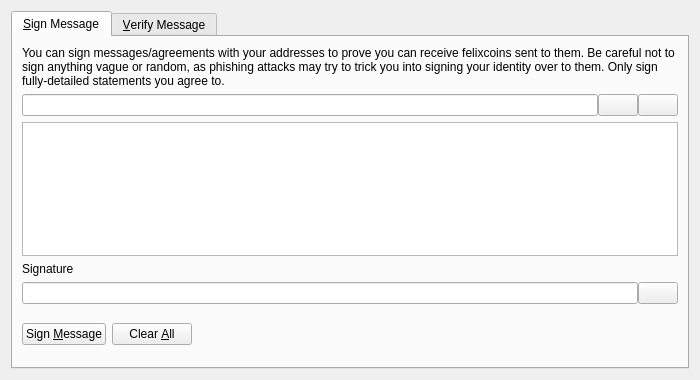
<?xml version="1.0" encoding="UTF-8"?>
<ui version="4.0">
 <class>SignVerifyMessageDialog</class>
 <widget class="QDialog" name="SignVerifyMessageDialog">
  <property name="geometry">
   <rect>
    <x>0</x>
    <y>0</y>
    <width>700</width>
    <height>380</height>
   </rect>
  </property>
  <property name="windowTitle">
   <string>Signatures - Sign / Verify a Message</string>
  </property>
  <property name="modal">
   <bool>true</bool>
  </property>
  <layout class="QVBoxLayout" name="verticalLayout">
   <item>
    <widget class="QTabWidget" name="tabWidget">
     <property name="currentIndex">
      <number>0</number>
     </property>
     <widget class="QWidget" name="tabSignMessage">
      <attribute name="title">
       <string>&amp;Sign Message</string>
      </attribute>
      <layout class="QVBoxLayout" name="verticalLayout_SM">
       <item>
        <widget class="QLabel" name="infoLabel_SM">
         <property name="text">
          <string>You can sign messages/agreements with your addresses to prove you can receive felixcoins sent to them. Be careful not to sign anything vague or random, as phishing attacks may try to trick you into signing your identity over to them. Only sign fully-detailed statements you agree to.</string>
         </property>
         <property name="textFormat">
          <enum>Qt::PlainText</enum>
         </property>
         <property name="wordWrap">
          <bool>true</bool>
         </property>
        </widget>
       </item>
       <item>
        <layout class="QHBoxLayout" name="horizontalLayout_1_SM">
         <property name="spacing">
          <number>0</number>
         </property>
         <item>
          <widget class="QValidatedLineEdit" name="addressIn_SM">
           <property name="toolTip">
            <string>The Felixcoin address to sign the message with</string>
           </property>
          </widget>
         </item>
         <item>
          <widget class="QPushButton" name="addressBookButton_SM">
           <property name="toolTip">
            <string>Choose previously used address</string>
           </property>
           <property name="text">
            <string/>
           </property>
           <property name="icon">
            <iconset resource="../bitcoin.qrc">
             <normaloff>:/icons/address-book</normaloff>:/icons/address-book</iconset>
           </property>
           <property name="shortcut">
            <string>Alt+A</string>
           </property>
           <property name="autoDefault">
            <bool>false</bool>
           </property>
          </widget>
         </item>
         <item>
          <widget class="QPushButton" name="pasteButton_SM">
           <property name="toolTip">
            <string>Paste address from clipboard</string>
           </property>
           <property name="text">
            <string/>
           </property>
           <property name="icon">
            <iconset resource="../bitcoin.qrc">
             <normaloff>:/icons/editpaste</normaloff>:/icons/editpaste</iconset>
           </property>
           <property name="shortcut">
            <string>Alt+P</string>
           </property>
           <property name="autoDefault">
            <bool>false</bool>
           </property>
          </widget>
         </item>
        </layout>
       </item>
       <item>
        <widget class="QPlainTextEdit" name="messageIn_SM">
         <property name="toolTip">
          <string>Enter the message you want to sign here</string>
         </property>
        </widget>
       </item>
       <item>
        <widget class="QLabel" name="signatureLabel_SM">
         <property name="text">
          <string>Signature</string>
         </property>
         <property name="textFormat">
          <enum>Qt::PlainText</enum>
         </property>
        </widget>
       </item>
       <item>
        <layout class="QHBoxLayout" name="horizontalLayout_2_SM">
         <property name="spacing">
          <number>0</number>
         </property>
         <item>
          <widget class="QLineEdit" name="signatureOut_SM">
           <property name="font">
            <font>
             <italic>true</italic>
            </font>
           </property>
           <property name="readOnly">
            <bool>true</bool>
           </property>
          </widget>
         </item>
         <item>
          <widget class="QPushButton" name="copySignatureButton_SM">
           <property name="toolTip">
            <string>Copy the current signature to the system clipboard</string>
           </property>
           <property name="text">
            <string/>
           </property>
           <property name="icon">
            <iconset resource="../bitcoin.qrc">
             <normaloff>:/icons/editcopy</normaloff>:/icons/editcopy</iconset>
           </property>
           <property name="autoDefault">
            <bool>false</bool>
           </property>
          </widget>
         </item>
        </layout>
       </item>
       <item>
        <layout class="QHBoxLayout" name="horizontalLayout_3_SM">
         <item>
          <widget class="QPushButton" name="signMessageButton_SM">
           <property name="toolTip">
            <string>Sign the message to prove you own this Felixcoin address</string>
           </property>
           <property name="text">
            <string>Sign &amp;Message</string>
           </property>
           <property name="icon">
            <iconset resource="../bitcoin.qrc">
             <normaloff>:/icons/edit</normaloff>:/icons/edit</iconset>
           </property>
           <property name="autoDefault">
            <bool>false</bool>
           </property>
          </widget>
         </item>
         <item>
          <widget class="QPushButton" name="clearButton_SM">
           <property name="toolTip">
            <string>Reset all sign message fields</string>
           </property>
           <property name="text">
            <string>Clear &amp;All</string>
           </property>
           <property name="icon">
            <iconset resource="../bitcoin.qrc">
             <normaloff>:/icons/remove</normaloff>:/icons/remove</iconset>
           </property>
           <property name="autoDefault">
            <bool>false</bool>
           </property>
          </widget>
         </item>
         <item>
          <spacer name="horizontalSpacer_1_SM">
           <property name="orientation">
            <enum>Qt::Horizontal</enum>
           </property>
           <property name="sizeHint" stdset="0">
            <size>
             <width>40</width>
             <height>48</height>
            </size>
           </property>
          </spacer>
         </item>
         <item>
          <widget class="QLabel" name="statusLabel_SM">
           <property name="font">
            <font>
             <weight>75</weight>
             <bold>true</bold>
            </font>
           </property>
           <property name="text">
            <string/>
           </property>
           <property name="wordWrap">
            <bool>true</bool>
           </property>
          </widget>
         </item>
         <item>
          <spacer name="horizontalSpacer_2_SM">
           <property name="orientation">
            <enum>Qt::Horizontal</enum>
           </property>
           <property name="sizeHint" stdset="0">
            <size>
             <width>40</width>
             <height>48</height>
            </size>
           </property>
          </spacer>
         </item>
        </layout>
       </item>
      </layout>
     </widget>
     <widget class="QWidget" name="tabVerifyMessage">
      <attribute name="title">
       <string>&amp;Verify Message</string>
      </attribute>
      <layout class="QVBoxLayout" name="verticalLayout_VM">
       <item>
        <widget class="QLabel" name="infoLabel_VM">
         <property name="text">
          <string>Enter the receiver's address, message (ensure you copy line breaks, spaces, tabs, etc. exactly) and signature below to verify the message. Be careful not to read more into the signature than what is in the signed message itself, to avoid being tricked by a man-in-the-middle attack. Note that this only proves the signing party receives with the address, it cannot prove sendership of any transaction!</string>
         </property>
         <property name="textFormat">
          <enum>Qt::PlainText</enum>
         </property>
         <property name="alignment">
          <set>Qt::AlignLeading|Qt::AlignLeft|Qt::AlignTop</set>
         </property>
         <property name="wordWrap">
          <bool>true</bool>
         </property>
        </widget>
       </item>
       <item>
        <layout class="QHBoxLayout" name="horizontalLayout_1_VM">
         <property name="spacing">
          <number>0</number>
         </property>
         <item>
          <widget class="QValidatedLineEdit" name="addressIn_VM">
           <property name="toolTip">
            <string>The Felixcoin address the message was signed with</string>
           </property>
          </widget>
         </item>
         <item>
          <widget class="QPushButton" name="addressBookButton_VM">
           <property name="toolTip">
            <string>Choose previously used address</string>
           </property>
           <property name="text">
            <string/>
           </property>
           <property name="icon">
            <iconset resource="../bitcoin.qrc">
             <normaloff>:/icons/address-book</normaloff>:/icons/address-book</iconset>
           </property>
           <property name="shortcut">
            <string>Alt+A</string>
           </property>
           <property name="autoDefault">
            <bool>false</bool>
           </property>
          </widget>
         </item>
        </layout>
       </item>
       <item>
        <widget class="QPlainTextEdit" name="messageIn_VM"/>
       </item>
       <item>
        <widget class="QValidatedLineEdit" name="signatureIn_VM"/>
       </item>
       <item>
        <layout class="QHBoxLayout" name="horizontalLayout_2_VM">
         <item>
          <widget class="QPushButton" name="verifyMessageButton_VM">
           <property name="toolTip">
            <string>Verify the message to ensure it was signed with the specified Felixcoin address</string>
           </property>
           <property name="text">
            <string>Verify &amp;Message</string>
           </property>
           <property name="icon">
            <iconset resource="../bitcoin.qrc">
             <normaloff>:/icons/transaction_0</normaloff>:/icons/transaction_0</iconset>
           </property>
           <property name="autoDefault">
            <bool>false</bool>
           </property>
          </widget>
         </item>
         <item>
          <widget class="QPushButton" name="clearButton_VM">
           <property name="toolTip">
            <string>Reset all verify message fields</string>
           </property>
           <property name="text">
            <string>Clear &amp;All</string>
           </property>
           <property name="icon">
            <iconset resource="../bitcoin.qrc">
             <normaloff>:/icons/remove</normaloff>:/icons/remove</iconset>
           </property>
           <property name="autoDefault">
            <bool>false</bool>
           </property>
          </widget>
         </item>
         <item>
          <spacer name="horizontalSpacer_1_VM">
           <property name="orientation">
            <enum>Qt::Horizontal</enum>
           </property>
           <property name="sizeHint" stdset="0">
            <size>
             <width>40</width>
             <height>48</height>
            </size>
           </property>
          </spacer>
         </item>
         <item>
          <widget class="QLabel" name="statusLabel_VM">
           <property name="font">
            <font>
             <weight>75</weight>
             <bold>true</bold>
            </font>
           </property>
           <property name="text">
            <string/>
           </property>
           <property name="wordWrap">
            <bool>true</bool>
           </property>
          </widget>
         </item>
         <item>
          <spacer name="horizontalSpacer_2_VM">
           <property name="orientation">
            <enum>Qt::Horizontal</enum>
           </property>
           <property name="sizeHint" stdset="0">
            <size>
             <width>40</width>
             <height>48</height>
            </size>
           </property>
          </spacer>
         </item>
        </layout>
       </item>
      </layout>
     </widget>
    </widget>
   </item>
  </layout>
 </widget>
 <customwidgets>
  <customwidget>
   <class>QValidatedLineEdit</class>
   <extends>QLineEdit</extends>
   <header>qvalidatedlineedit.h</header>
  </customwidget>
 </customwidgets>
 <resources>
  <include location="../bitcoin.qrc"/>
 </resources>
 <connections/>
</ui>
